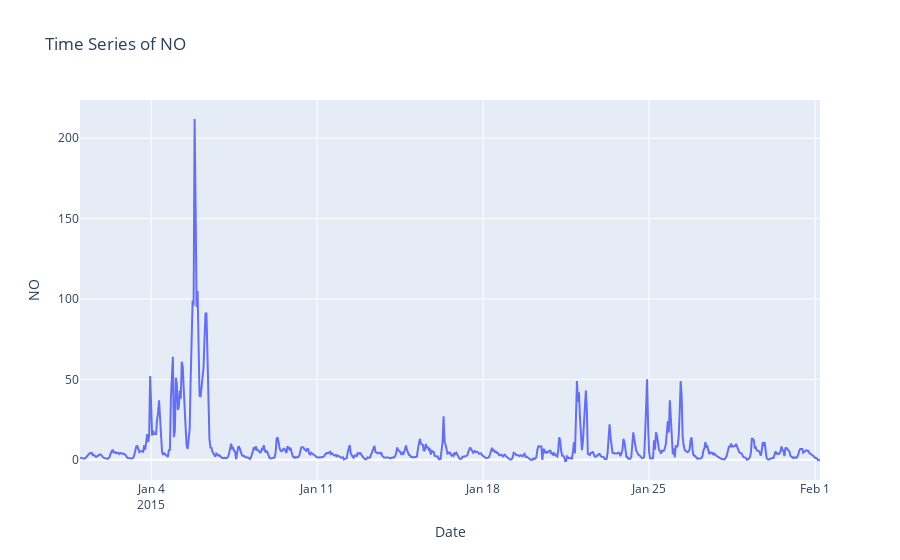

Here is the notebook cell this chart was saved with:
### Code cell
diag=px.line(x=dtfr['time'].head(750),y=dtfr['NO'].head(750),labels={'x':'Date','y':'NO'},title='Time Series of NO')
diag.show()

### Figure 1 — Plotly figure (JSON) as saved in the notebook; plotly's stock layout.template omitted (floating-point values rounded to 4 significant figures; data arrays with more than 128 entries replaced by an {"elided": "..."} marker saying what was removed)
{"data": [{"hovertemplate": "Date=%{x}<br>NO=%{y}<extra></extra>", "legendgroup": "", "line": {"color": "#636efa", "dash": "solid"}, "marker": {"symbol": "circle"}, "mode": "lines", "name": "", "orientation": "v", "showlegend": false, "type": "scatter", "x": {"elided": "750 str values"}, "xaxis": "x", "y": {"elided": "750 float values"}, "yaxis": "y"}], "layout": {"legend": {"tracegroupgap": 0}, "title": {"text": "Time Series of NO"}, "xaxis": {"anchor": "y", "domain": [0, 1], "title": {"text": "Date"}}, "yaxis": {"anchor": "x", "domain": [0, 1], "title": {"text": "NO"}}}}
